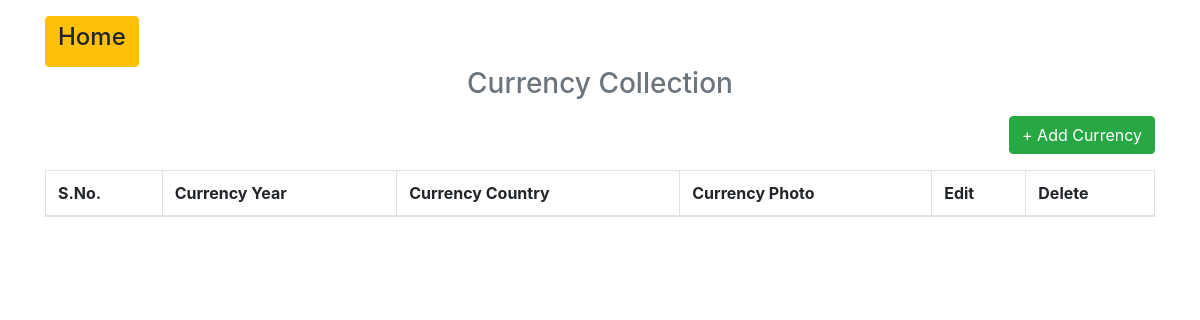
The page /index on the database as committed earlier.
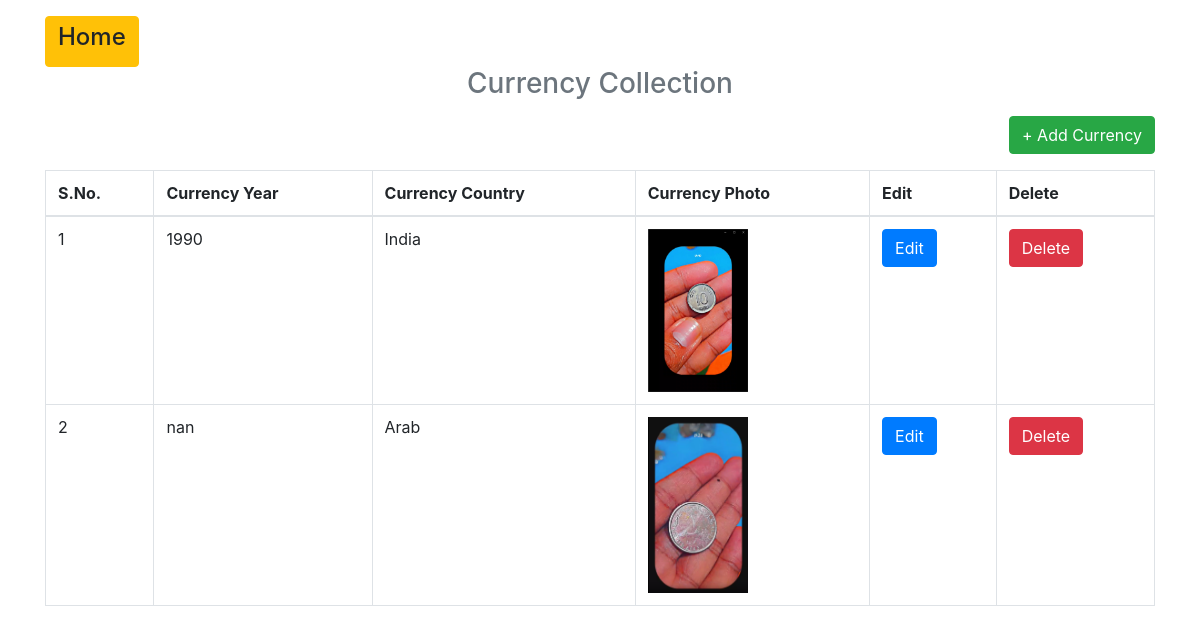
The same page on the database as committed later.
### tables this page shows
CREATE TABLE "users" (
	"UID"	    INTEGER PRIMARY KEY AUTOINCREMENT,
	"UNAME"	    TEXT,
	"FILE"	    TEXT,
	"CONTACT"	TEXT
);

### app.py (the view)
@app.route("/")
@app.route("/index")
def index():
    con=sql.connect("db_web.db")
    con.row_factory=sql.Row
    cur=con.cursor()
    cur.execute("select * from users")
    data=cur.fetchall()
    return render_template("index.html",datas=data)

### templates/index.html
{% extends 'layout.html' %}
{% block body %}
    <a target="_blank" href="https://photos.app.goo.gl/QbdPwKmfdG5onDyS7">
      <h3 class='text-center text-muted mb-3'>Currency Collection</h3>
    </a>
    <p class='text-right'><a href='{{url_for("add_user")}}' class='btn btn-success'>+ Add Currency</a></p>
  <table class='table table-bordered'>
    <thead>
      <th>S.No.</th>
      <th>Currency Year</th>
      <th>Currency Country</th>
      <th>Currency Photo</th>
      <th>Edit</th>
      <th>Delete</th>
    </thead>
    <tbody>
      {% for row in datas %}
        <tr>
          <td>{{loop.index}}</td>
          <td>{{row.UNAME}}</td>
          <td>{{row.CONTACT}}</td>
          <td>
            <a target="_blank" href="/static/files/{{row.FILE}}">
                <img id="myImg" src="/static/files/{{row.FILE}}" alt="{{row.FILE}}" style="width:100%;max-width:100px">
            </a>
          </td>
          <td><a href='{{url_for("edit_user",uid=row.UID)}}' class='btn btn-primary'>Edit</a></td>
          <td><a href='{{url_for("delete_user",uid=row.UID)}}' class='btn btn-danger' onclick='return confirm("Are You Sure")'>Delete</a></td>
        </tr>
      {%endfor%}
    </tbody>
  </table>
{% endblock %}

### templates/layout.html (shortened to what this page needs)
<html>
  <head>
    <link rel="stylesheet" href="https://maxcdn.bootstrapcdn.com/bootstrap/4.0.0/css/bootstrap.min.css">
  </head>
  <body>
    <div class='container pt-3'>
    <a class='btn btn-warning' href="/">
        <h4>
            Home
        </h4>
    </a>
      {% block body %}
      {% endblock %}
    </div>
  </body>
</html>

Rows that differ between the two databases and show on the page:
added users: UNAME "1990", CONTACT "India", FILE (picture)
added users: UNAME "nan", CONTACT "Arab", FILE (picture)
